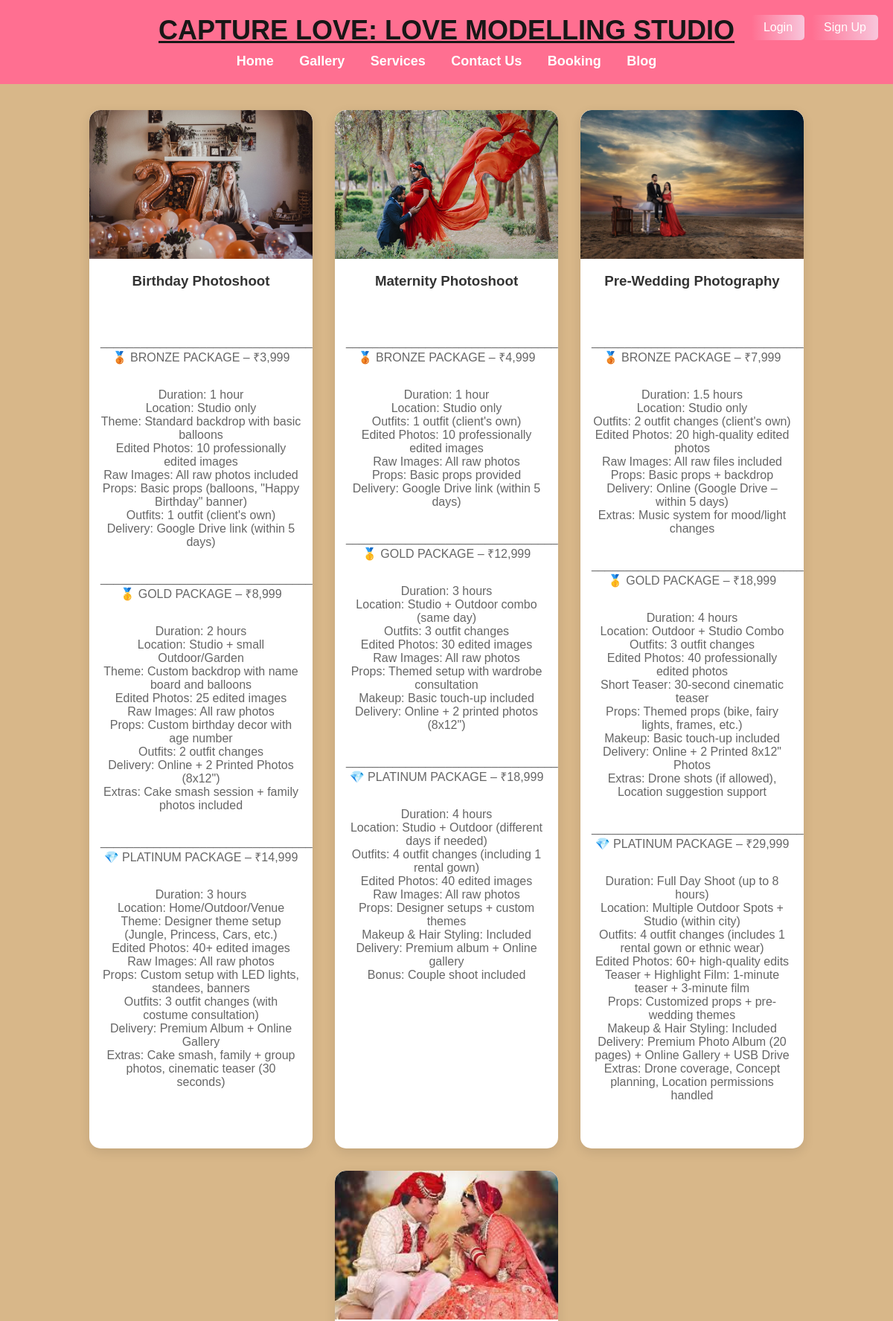
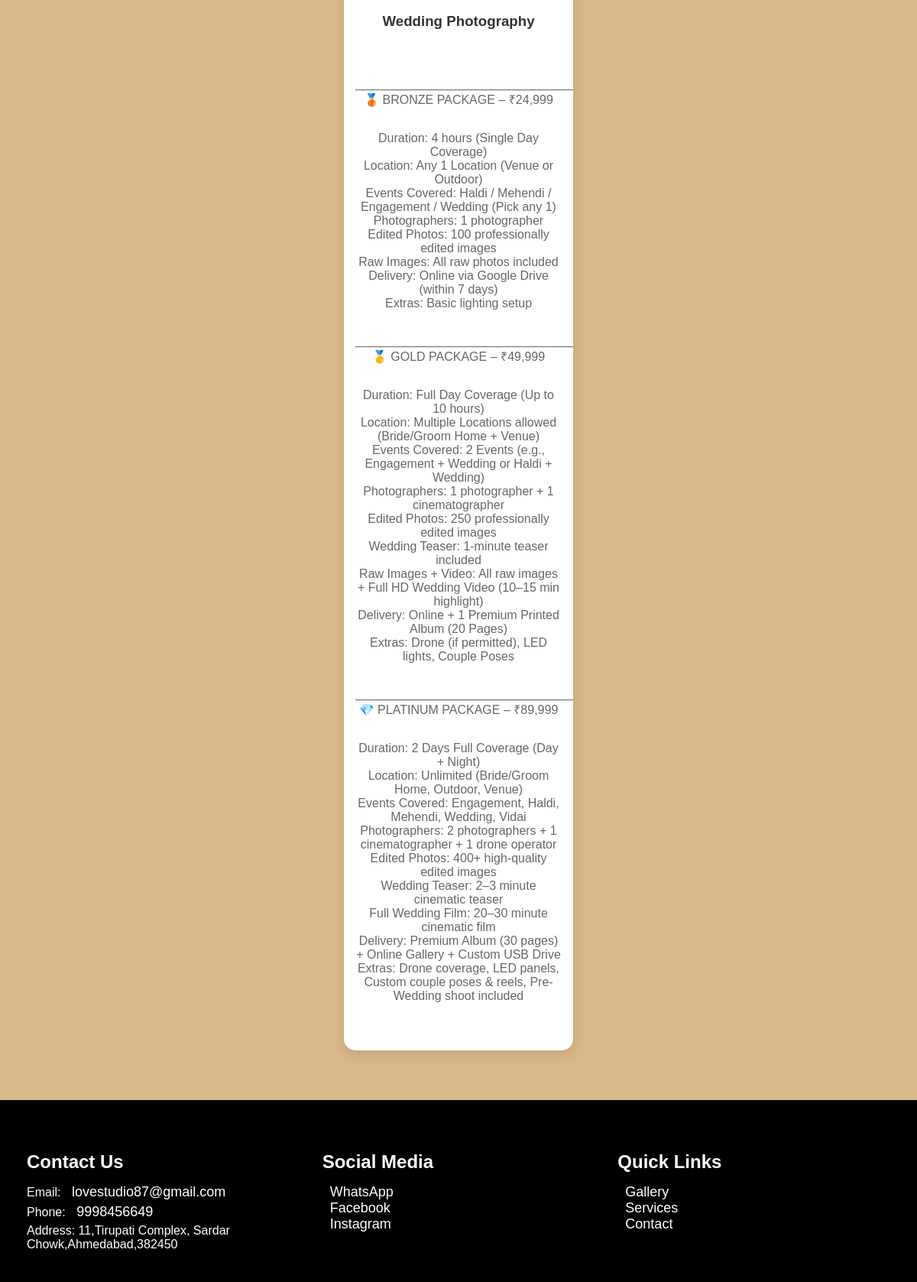
Page /services/ on the committed database (2 pictures, top to bottom).
### home/models.py (models this page shows, shortened)
class Service(models.Model):
    name = models.CharField(max_length=100)
    description = models.TextField()
    image = models.ImageField(upload_to='services/', null=True, blank=True)
    is_active = models.BooleanField(default=True)
    category = models.CharField(max_length=100, default='General')
    created_at = models.DateTimeField(default=timezone.now)
    updated_at = models.DateTimeField(auto_now=True)
    class Meta:
        verbose_name = 'Service'
        verbose_name_plural = 'Services'
        ordering = ['name']

### home/views.py (the view)
# urls.py: path('services/', views.services, name='services'),
def services(request):
    active_services = Service.objects.filter(is_active=True).order_by('name')
    return render(request, "services.html", {'services': active_services})

### home/templates/services.html (shortened to what this page needs)
{% extends 'base.html' %}
{% block content %}
<!DOCTYPE html>
<html lang="en">
<head>
</head>
<body>
<section class="services-container">
    {% if services %}
        {% for service in services %}
            {% if service.is_active %}
                <div class="service">
                    {% if service.image %}
                        <img src="{{ service.image.url }}" alt="{{ service.name }}">
                    {% else %}
                        <img src="https://via.placeholder.com/300x200" alt="{{ service.name }}">
                    {% endif %}
                    <h3>{{ service.name }}</h3>
                    <p>{{ service.description|linebreaks }}</p>
                </div>
            {% endif %}
        {% endfor %}
    {% else %}
        <div class="no-services">
            <p>No services available at the moment. Please check back later.</p>
        </div>
    {% endif %}
</section>
</body>
</html>
{% endblock %}

### home/templates/base.html (style rules this page uses)
body { font-family: 'Georgia', serif; margin: 0; padding: 0; background: linear-gradient(to bottom right, #d8b789, #d8b789); color: #000000; }

### home/templates/services.html (style rules this page uses)
body { font-family: 'Arial', sans-serif; margin: 0; padding: 0; background: #d8b789; color: #333; }
.services-container { display: flex; flex-wrap: wrap; justify-content: center; padding: 20px; }
.service { background: #fff; border-radius: 15px; box-shadow: 0px 5px 15px rgba(0, 0, 0, 0.1); margin: 15px; width: 300px; text-align: center; overflow: hidden; transition: transform 0.3s ease; }
.service img { width: 100%; height: 200px; object-fit: cover; border-radius: 15px 15px 0 0; }
.service h3 { color: #333; padding: 15px; margin: 0; }
.service p { padding: 0 15px 15px; font-size: 16px; color: #666; }

### rows in the picture
Service: image (picture), name "Birthday Photoshoot", description "________________________________ 🥉 BRONZE PACKAGE – ₹3,999 Duration: 1 hour Location: Studio only Theme: Standard backdrop with basic balloons Edited Photos: 10 professionally edited images Raw Images: All raw photos included Props: Basic props (balloons, \"Happy Birthday\" banner) Outfits: 1 outfit (client's own) Delivery: Google Drive link (within 5 days) ________________________________ 🥇 GOLD PACKAGE – ₹8,999 Duration: 2 hours Location: Studio + small Outdoor/Garden Theme: Custom backdrop with name board and balloons Edited Photos: 25 edited images Raw Images: All raw photos Props: Custom birthday decor with age number Outfits: 2 outfit changes Delivery: Online + 2 Printed Photos (8x12\")…"
Service: image (picture), name "Maternity Photoshoot", description "________________________________ 🥉 BRONZE PACKAGE – ₹4,999 Duration: 1 hour Location: Studio only Outfits: 1 outfit (client's own) Edited Photos: 10 professionally edited images Raw Images: All raw photos Props: Basic props provided Delivery: Google Drive link (within 5 days) ________________________________ 🥇 GOLD PACKAGE – ₹12,999 Duration: 3 hours Location: Studio + Outdoor combo (same day) Outfits: 3 outfit changes Edited Photos: 30 edited images Raw Images: All raw photos Props: Themed setup with wardrobe consultation Makeup: Basic touch-up included Delivery: Online + 2 printed photos (8x12\") ________________________________ 💎 PLATINUM PACKAGE – ₹18,999 Duration: 4 hours Location:…"
Service: image (picture), name "Pre-Wedding Photography", description "________________________________ 🥉 BRONZE PACKAGE – ₹7,999 Duration: 1.5 hours Location: Studio only Outfits: 2 outfit changes (client's own) Edited Photos: 20 high-quality edited photos Raw Images: All raw files included Props: Basic props + backdrop Delivery: Online (Google Drive – within 5 days) Extras: Music system for mood/light changes ________________________________ 🥇 GOLD PACKAGE – ₹18,999 Duration: 4 hours Location: Outdoor + Studio Combo Outfits: 3 outfit changes Edited Photos: 40 professionally edited photos Short Teaser: 30-second cinematic teaser Props: Themed props (bike, fairy lights, frames, etc.) Makeup: Basic touch-up included Delivery: Online + 2 Printed 8x12\" Photos…"
Service: image (picture), name "Wedding Photography", description "________________________________ 🥉 BRONZE PACKAGE – ₹24,999 Duration: 4 hours (Single Day Coverage) Location: Any 1 Location (Venue or Outdoor) Events Covered: Haldi / Mehendi / Engagement / Wedding (Pick any 1) Photographers: 1 photographer Edited Photos: 100 professionally edited images Raw Images: All raw photos included Delivery: Online via Google Drive (within 7 days) Extras: Basic lighting setup ________________________________ 🥇 GOLD PACKAGE – ₹49,999 Duration: Full Day Coverage (Up to 10 hours) Location: Multiple Locations allowed (Bride/Groom Home + Venue) Events Covered: 2 Events (e.g., Engagement + Wedding or Haldi + Wedding) Photographers: 1 photographer + 1 cinematographer…"
